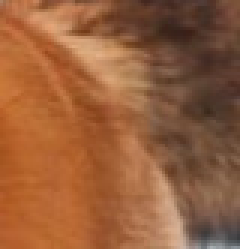
#> input picture imgs/samples/color/cutted_foxy_sample_001.jpg, 80 x 83 px (shown 3 times larger)
$ python main.py
#> lines starting #> are read from the running program, lines starting #| are printed output that depends on the picture; long printed decimals are rounded
### converterHSV.py
import colorsys

from PIL import Image, ImageOps

import time

def image_rgb_2_hsv(img):
        r, g, b = img.split()
        Hdat = []
        Sdat = []
        Vdat = []

        for rd, gn, bl in zip(r.getdata(), g.getdata(), b.getdata()):
            h, s, v = colorsys.rgb_to_hsv(rd / 255., gn / 255., bl / 255.)
            Hdat.append(int(h * 255.))
            Sdat.append(int(s * 255.))
            Vdat.append(int(v * 255.))

        r.putdata(Hdat)
        g.putdata(Sdat)
        b.putdata(Vdat)

        print(len(Hdat))

        hsv_image = Image.merge('RGB', (r, g, b))

        hsv_image.save("imgs/converted/HSV/img_hsv({}).jpg".format(time.time()))

        return hsv_image

### pattern.py
import time

import math

from PIL import Image, ImageOps

from colorsys import rgb_to_hsv

def rgb_to_hsv_value(r, g, b):
    r, g, b = r/255.0, g/255.0, b/255.0

    mx = max(r, g, b)
    mn = min(r, g, b)
    df = mx-mn

    if mx == mn:
        h = 0
    elif mx == r:
        h = (60 * ((g-b)/df) + 360) % 360
    elif mx == g:
        h = (60 * ((b-r)/df) + 120) % 360
    elif mx == b:
        h = (60 * ((r-g)/df) + 240) % 360
    if mx == 0:
        s = 0
    else:
        s = (df/mx)*100
    v = mx*100

    return h, s, v

# [17 lines left out: function max_min_pattern, not called in this run]


def max_min_pattern_hsv(sample_hsv):

    range_color = sample_hsv.getextrema()

    range_color_min = []
    range_color_max = []

    for color in range_color:
        range_color_min.append(color[0])
        range_color_max.append(color[1])

    rmin, gmin, bmin = range_color_min
    rmax, gmax, bmax = range_color_max

    range_min = rgb_to_hsv_value(rmin, gmin, bmin)
    range_max = rgb_to_hsv_value(rmax, gmax, bmax)

    return range_min, range_max

# [20 lines left out: function rgb_pattern, not called in this run]

def hsv_pattern(sample, original):

    range_min, range_max = max_min_pattern_hsv(sample)

    print(range_min, range_max)

    pixel = original.load()

    for i in range(original.size[0]):
        for j in range(original.size[1]):

            if pixel[i, j] >= (range_min[0], 0, 0) and pixel[i, j] <= (range_max[0], 0, 0):

                original.putpixel((i, j), (0, 0, 0))

    original.save("imgs/converted/HSV/Searched/img_hsv_scanned({}).jpg".format(time.time()))

    return original


### findingEdges.py
from PIL import ImageFilter

import time

def search_edges(img):

    img = img.convert("L")

    img = img.filter(ImageFilter.FIND_EDGES)

    img.save("imgs/converted/Edge/img_edge({}).jpg".format(time.time()))

    return img

### main.py
from PIL import Image, ImageOps
from findingEdges import search_edges

from pattern import hsv_pattern, rgb_pattern, max_min_pattern_hsv

from converterHSV import image_rgb_2_hsv

# Carrega as imgens, amostra e original, respectivamente.
img_sample = Image.open(r"imgs/samples/color/cutted_foxy_sample_001.jpg").convert("RGB")
#> img_sample is the input picture: PIL image 80x83 RGB; mean R, G, B 150.2, 94.8, 59.9

img_original = Image.open(r"imgs/samples/original/foxy_sample_002.jpg").convert('RGB')
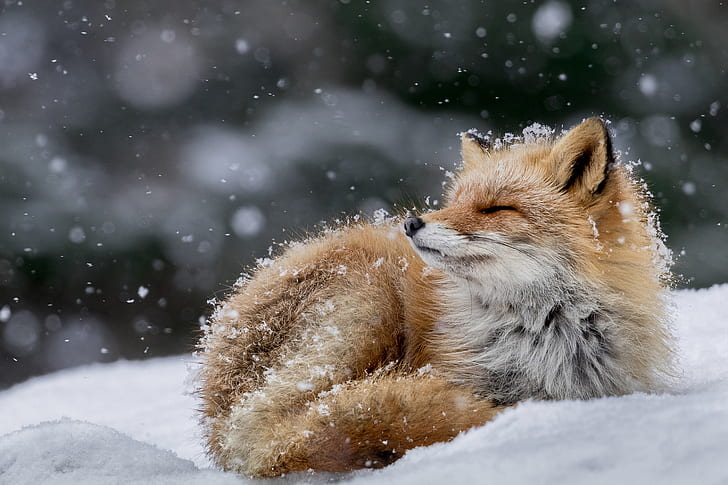
#> input picture imgs/samples/original/foxy_sample_002.jpg, 728 x 485 px
#> img_original is the input picture: PIL image 728x485 RGB; mean R, G, B 113.2, 110.2, 108

# Chama as funções

# HSV
sample_hsv = image_rgb_2_hsv(img_sample)
#> in image_rgb_2_hsv, `r, g, b = img.split()`:
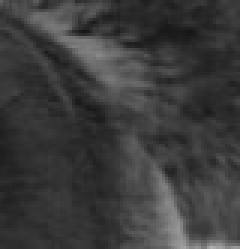
#> b: PIL image 80x83 L (shown 3 times larger); min 21, max 176, mean 59.9
#> the loop in image_rgb_2_hsv, `for rd, gn, bl in zip(r.getdata(), g.getdata(), b.getdata()):` made 6640 passes
#> (rd, gn, bl, h, s, v) on passes 1 to 3: (173, 126, 96, 0.0649, 0.445, 0.678), (161, 111, 78, 0.0663, 0.516, 0.631), (173, 115, 78, 0.0649, 0.549, 0.678)
#> after the loop in image_rgb_2_hsv, `for rd, gn, bl in zip(r.getdata(), g.getdata(), b.getdata()):`: Hdat = 6640 values, max 250 at index 6232, min 0 at index 6155, mean 17.12; Sdat = 6640 values, max 210 at index 4000, min 0 at index 6395, mean 148.5; Vdat = 6640 values, max 229 at index 656, min 54 at index 858, mean 150.2
#| 6640

original_hsv = image_rgb_2_hsv(img_original)
#> in image_rgb_2_hsv (call 2), `r, g, b = img.split()`:
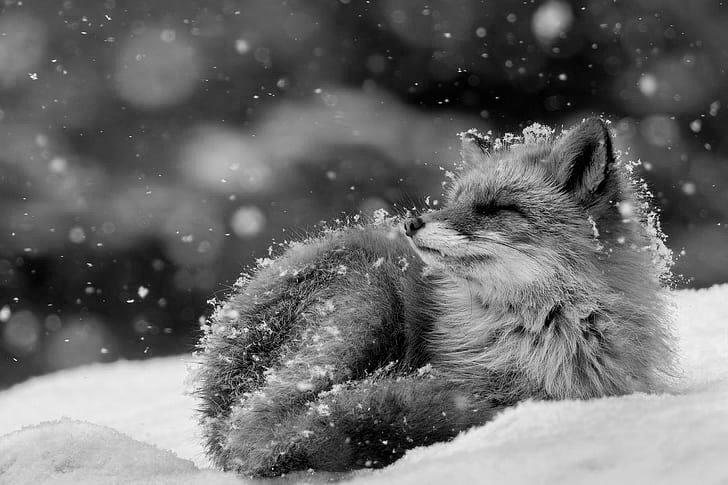
#> b: PIL image 728x485 L; min 0, max 255, mean 108
#> the loop in image_rgb_2_hsv (call 2), `for rd, gn, bl in zip(r.getdata(), g.getdata(), b.getdata()):` made 353080 passes
#> (rd, gn, bl, h, s, v) on passes 1 to 3: (66, 69, 78, 0.625, 0.154, 0.306), (69, 72, 81, 0.625, 0.148, 0.318), (70, 72, 84, 0.643, 0.167, 0.329)
#> after the loop in image_rgb_2_hsv (call 2), `for rd, gn, bl in zip(r.getdata(), g.getdata(), b.getdata()):`: Hdat = 353080 items
#> in image_rgb_2_hsv (call 2), `r.putdata(Hdat)`:
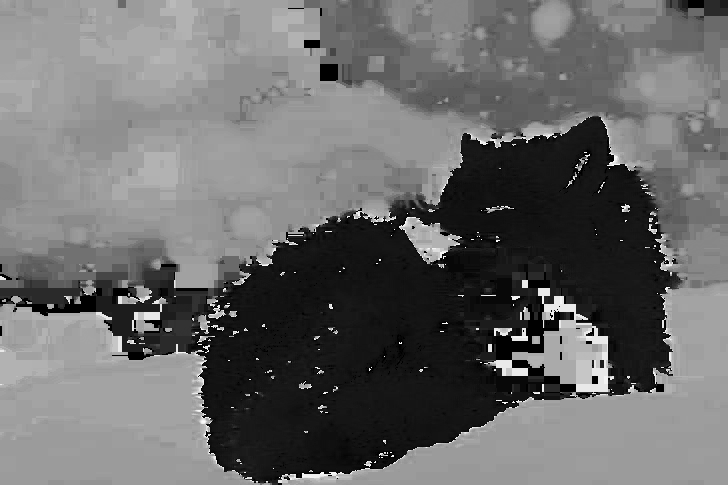
#> r: PIL image 728x485 L; min 0, max 253, mean 105.9
#> in image_rgb_2_hsv (call 2), `g.putdata(Sdat)`:
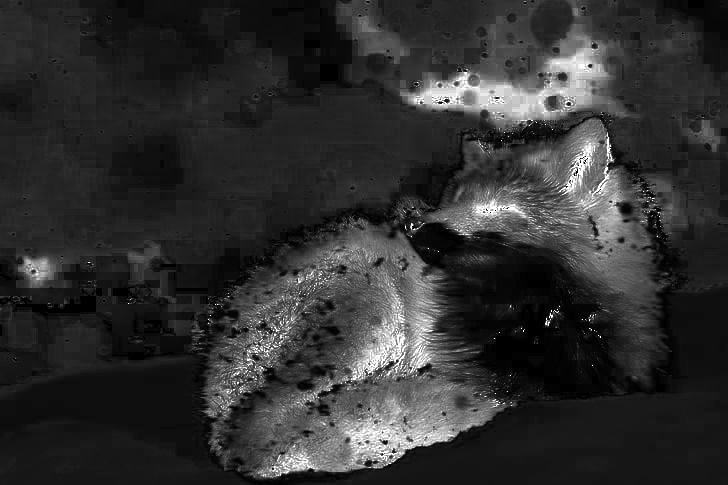
#> g: PIL image 728x485 L; min 0, max 255, mean 48
#| 353080
#> in image_rgb_2_hsv (call 2), `hsv_image = Image.merge('RGB', (r, g, b))`:
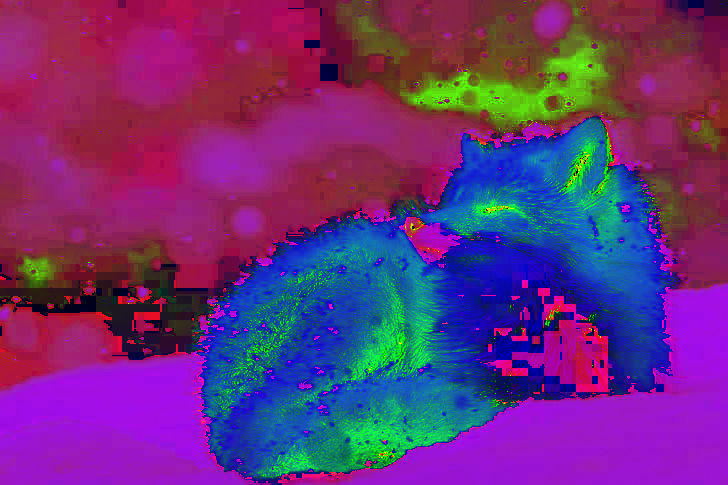
#> hsv_image: PIL image 728x485 RGB; mean R, G, B 105.9, 48, 121.1

# Edge

hsv_pattern(sample_hsv, original_hsv)
#> in max_min_pattern_hsv, `range_color = sample_hsv.getextrema()`: range_color = ((0, 250), (0, 210), (54, 229))
#> the loop in max_min_pattern_hsv, `for color in range_color:` made 3 passes
#> after the loop in max_min_pattern_hsv, `for color in range_color:`: range_color_max = [250, 210, 229]; range_color_min = [0, 0, 54]
#> in max_min_pattern_hsv, `rmin, gmin, bmin = range_color_min`: rmin = 0; bmin = 54
#> in max_min_pattern_hsv, `rmax, gmax, bmax = range_color_max`: rmax = 250; gmax = 210; bmax = 229
#> in rgb_to_hsv_value, `r, g, b = r/255.0, g/255.0, b/255.0`: r = 0; b = 0.212
#> in rgb_to_hsv_value, `mn = min(r, g, b)`: mn = 0
#> in rgb_to_hsv_value, `df = mx-mn`: df = 0.212
#> in rgb_to_hsv_value, `h = (60 * ((r-g)/df) + 240) % 360`: h = 240
#> in rgb_to_hsv_value, `s = (df/mx)*100`: s = 100
#> in rgb_to_hsv_value, `v = mx*100`: v = 21.18
#> in max_min_pattern_hsv, `range_min = rgb_to_hsv_value(rmin, gmin, bmin)`: range_min = (240, 100, 21.18)
#> in max_min_pattern_hsv, `range_max = rgb_to_hsv_value(rmax, gmax, bmax)`: range_max = (331.5, 16, 98.04)
#> in hsv_pattern, `range_min, range_max = max_min_pattern_hsv(sample)`: range_min = (240, 100, 21.18); range_max = (331.5, 16, 98.04)
#| (240.0, 100.0, 21.176) (331.5, 16.0, 98.039)

print(sample_hsv.getextrema())
#| ((0, 250), (0, 210), (54, 229))

img_edge = search_edges(img_original)
#> in search_edges, `img = img.filter(ImageFilter.FIND_EDGES)`:
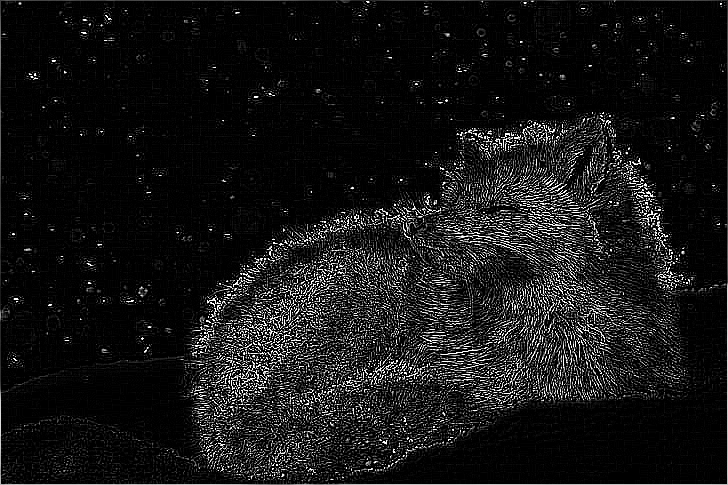
#> img: PIL image 728x485 L; min 0, max 255, mean 22.1
